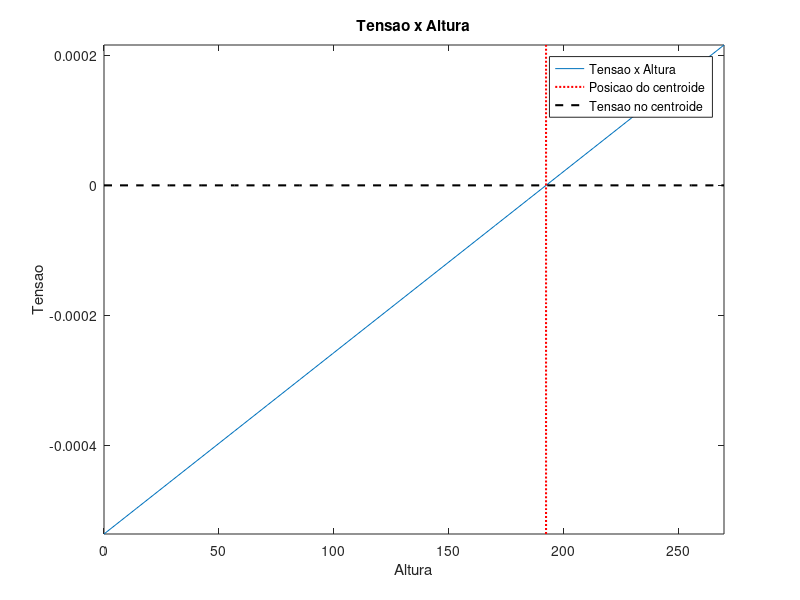

Source code (MATLAB):
clear all
clc

% viga T

% o eixo x de referencia esta na base inferior do retangulo de altura maior que a
% base (retangulo 2) e o eixo y de referencia esta na altura da esquerda do
% retangulo de base maior que a altura (retangulo 1)

% os centroides dos retangulos sao colineares

% as forcas N e o momento fletor sao aplicados na extremidade livre da viga
% que esta engastada em z = 0

% parametros do retangulo superior (retangulo 1)
% a base deve ser maior que a altura
% b1 = base , h1 = altura

b1 = 250;
h1 = 20;


% parametros do retangulo inferior (retangulo 2)
% a altura deve ser maior que a base
% b2 = base , h2 = altura

b2 = 20;
h2 = 250;

% parametros da forca aplicada (N), momento fletor (M) e comprimento (L)

N = 10;
M = 100;
L = 10;
F = 2*N;

% posicao x para o calculo da tensao
% x deve ser maior que 0 e menor que L
x = L/2;

% calculo dos centroides dos retangulos
%retangulo 1 

cent_1 = [b1/2, h2+h1/2];
cent_2 = [b1/2, h2/2];

% calculo das areas
area_1 = b1*h1;
area_2 = b2*h2;

%calculo dos momentos de inercia em relacao aos centroides dos retangulos
momento_1 = (b1*(h1^3))/12;
momento_2 = (b2*(h2^3))/12;

% calculo do centroide global
cent_global = (area_1*cent_1 + area_2*cent_2)/(area_1 + area_2);

% calculo do momento de inercia global
dist_1 = norm(cent_global - cent_1);
dist_2 = norm(cent_global - cent_2);
momento_global = momento_1 + area_1*(dist_1^2) + momento_2 + area_2*(dist_2^2);

% Momento resistente (M_x) em funcao da distancia em relacao ao ponto de
% engaste (x)

M_x = -1*(M + F*L -F*x);

% Valores de tracao e compressao
% y deve ser maior que 0 e menor que h1+h2

n_points = 20;
y = linspace(0, h1+h2, n_points);
y2 = y;
y_def = cent_global(2) - y;

% valor da tensao ao longo da secao
sigma = (M_x*y_def)/momento_global;
sigma_min = min(sigma);
sigma_max = max(sigma);
y_min = min(y);
y_max = max(y);


plot(y, sigma);
hold on;
plot(ones(n_points,1)*cent_global(2), linspace(sigma_min, sigma_max, n_points), ':r', 'LineWidth',1.5);

hold on;
y = cent_global(2)
y_def = cent_global(2) - y;
sigma_centroide = (M_x*y_def)/momento_global;
plot(y2, ones(n_points, 1)*sigma_centroide, '--k', 'LineWidth',1.5)


xlabel('Altura');
ylabel('Tensao');
title('Tensao x Altura');
legend({'Tensao x Altura','Posicao do centroide','Tensao no centroide'});
xlim([y_min, y_max]);
ylim([sigma_min, sigma_max]);